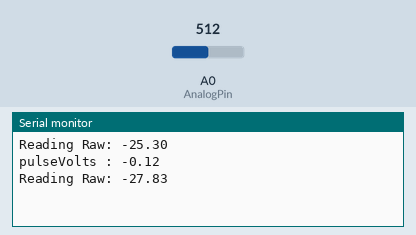
This sketch was run on a simulated Arduino Uno, built with avr-gcc and run on an emulated ATmega328P. Shown: the last lines printed to the serial monitor. The inputs (shaded band) are chosen by the test bench; at power-on: A0 (AnalogPin) = 512.

Above: at 1.2 s.
1.3 s: A0 (AnalogPin) set to 545
At 1.9 s:
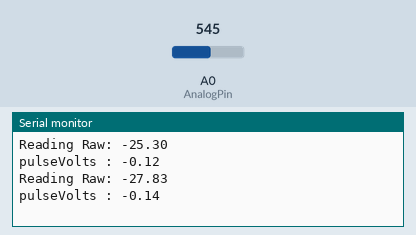
4.3 s: A0 (AnalogPin) set to 525
At 5.0 s:
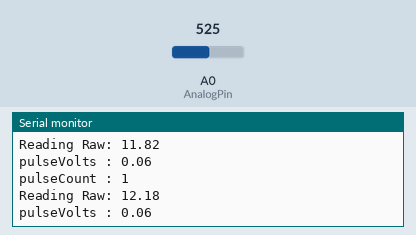
Timing chart, 0 to 7.3 s (numbered marks = the images above; inputs shaded):
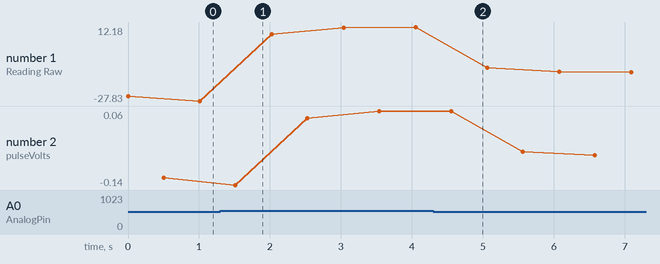

The sketch:

MEGA2560_hallEffect_v1.ino
```cpp
const int AnalogPin = A0;
const float GAUSS_PER_STEP = 2.57;  // Sensor outputs approx 1.9mV / Gauss.
float gaussValue = 0.0;                                    // ADC step is about 4.89mV / Step for 5V operation.

float rawValue = 0.0;
float voltdiv;
float zeroLevel = 535;           // Adjust value as needed to get zero rawValue output with no magnetic field.
float pulseVolts;
int pulseCount=0;
char pulseFlag;
//===============================================================================
//  Initialization
//===============================================================================
void setup()
{
  pinMode (AnalogPin, INPUT);
  Serial.begin(115200);         // Set comm speed for debug window messages
}

//===============================================================================
//  Main
//===============================================================================
void loop()
{

   // Output normalized to '0' with no field present
//rawValue = analogRead(AnalogPin);
//  Serial.print ("Reading Raw: ");
//  Serial.println (rawValue);
//  delay(100);

  for(int i=0;i<=10;i++)
  {
    rawValue = rawValue+analogRead(AnalogPin)-zeroLevel;
  }
    rawValue=rawValue/10;
  Serial.print ("Reading Raw: ");
  Serial.println (rawValue);
  delay(500);
//    voltdiv=5/1023;
//      Serial.print ("voltdiv : ");
//  Serial.println (voltdiv);
    pulseVolts=(rawValue*5)/1023;
  Serial.print ("pulseVolts : ");
  Serial.println (pulseVolts);
  delay(500);
  if(pulseVolts>0.05){
    if(pulseFlag){
      pulseFlag=0;
      pulseCount++;
      Serial.println();
      Serial.print ("pulseCount : ");
      Serial.println (pulseCount);
      Serial.println();
    }
  }
    delay(10);
    if(pulseVolts<0.01)
    pulseFlag=1;
  }
//  if(pulseVolts>prePulse)
//  {
//  prePulse=pulseVolts;
//  }
//  if(pulseVolts>0.05 && prePulse){ //
//    pulseCount++;
//    Serial.println();
//    Serial.print ("pulseCount : ");
//    Serial.println (pulseCount);
//    Serial.println();
//    Serial.print ("prePulse : ");
//    Serial.println (prePulse);
//    prePulse=0;
//  }
// Reading positive relative to the South Pole, the North Pole negative
//  gaussValue = rawValue * GAUSS_PER_STEP;
//  Serial.print ("Reading in Gauss: ");
//  Serial.println (gaussValue);
  //  delay (3000);
```

Measured:
- plotted number 1: -27.83 → 12.18 after the input at 1.3 s, 12.18 → -12.22 after the input at 4.3 s
- plotted number 2: -0.12 → 0.06 after the input at 1.3 s, 0.06 → -0.06 after the input at 4.3 s
